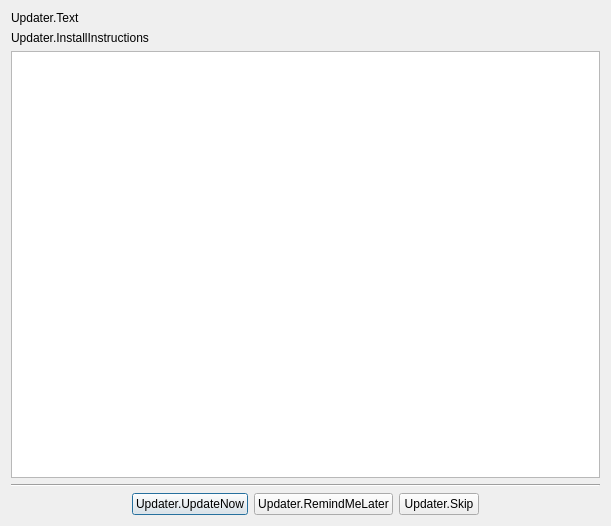
<?xml version="1.0" encoding="UTF-8"?>
<ui version="4.0">
 <class>OBSUpdate</class>
 <widget class="QDialog" name="OBSUpdate">
  <property name="geometry">
   <rect>
    <x>0</x>
    <y>0</y>
    <width>611</width>
    <height>526</height>
   </rect>
  </property>
  <property name="windowTitle">
   <string>Updater.Title</string>
  </property>
  <layout class="QVBoxLayout" name="verticalLayout">
   <item>
    <widget class="QLabel" name="label">
     <property name="text">
      <string>Updater.Text</string>
     </property>
     <property name="wordWrap">
      <bool>false</bool>
     </property>
    </widget>
   </item>
   <item>
    <widget class="QLabel" name="installInstructionsLabel">
     <property name="text">
      <string>Updater.InstallInstructions</string>
     </property>
     <property name="wordWrap">
      <bool>true</bool>
     </property>
    </widget>
   </item>
   <item>
    <widget class="QTextEdit" name="text">
     <property name="readOnly">
      <bool>true</bool>
     </property>
     <property name="html">
      <string>&lt;!DOCTYPE HTML PUBLIC &quot;-//W3C//DTD HTML 4.0//EN&quot; &quot;http://www.w3.org/TR/REC-html40/strict.dtd&quot;&gt;
&lt;html&gt;&lt;head&gt;&lt;meta name=&quot;qrichtext&quot; content=&quot;1&quot; /&gt;&lt;style type=&quot;text/css&quot;&gt;
p, li { white-space: pre-wrap; }
&lt;/style&gt;&lt;/head&gt;&lt;body style=&quot; font-family:'MS Shell Dlg 2'; font-size:8.25pt; font-weight:400; font-style:normal;&quot;&gt;
&lt;p style=&quot;-qt-paragraph-type:empty; margin-top:0px; margin-bottom:0px; margin-left:0px; margin-right:0px; -qt-block-indent:0; text-indent:0px; font-size:8pt;&quot;&gt;&lt;br /&gt;&lt;/p&gt;&lt;/body&gt;&lt;/html&gt;</string>
     </property>
    </widget>
   </item>
   <item>
    <widget class="Line" name="line">
     <property name="orientation">
      <enum>Qt::Horizontal</enum>
     </property>
    </widget>
   </item>
   <item>
    <layout class="QHBoxLayout" name="horizontalLayout">
     <item>
      <spacer name="horizontalSpacer">
       <property name="orientation">
        <enum>Qt::Horizontal</enum>
       </property>
       <property name="sizeHint" stdset="0">
        <size>
         <width>40</width>
         <height>20</height>
        </size>
       </property>
      </spacer>
     </item>
     <item>
      <widget class="QPushButton" name="yes">
       <property name="text">
        <string>Updater.UpdateNow</string>
       </property>
       <property name="default">
        <bool>true</bool>
       </property>
      </widget>
     </item>
     <item>
      <widget class="QPushButton" name="no">
       <property name="text">
        <string>Updater.RemindMeLater</string>
       </property>
      </widget>
     </item>
     <item>
      <widget class="QPushButton" name="skip">
       <property name="text">
        <string>Updater.Skip</string>
       </property>
      </widget>
     </item>
     <item>
      <spacer name="horizontalSpacer_2">
       <property name="orientation">
        <enum>Qt::Horizontal</enum>
       </property>
       <property name="sizeHint" stdset="0">
        <size>
         <width>40</width>
         <height>20</height>
        </size>
       </property>
      </spacer>
     </item>
    </layout>
   </item>
  </layout>
 </widget>
 <resources/>
 <connections/>
</ui>
